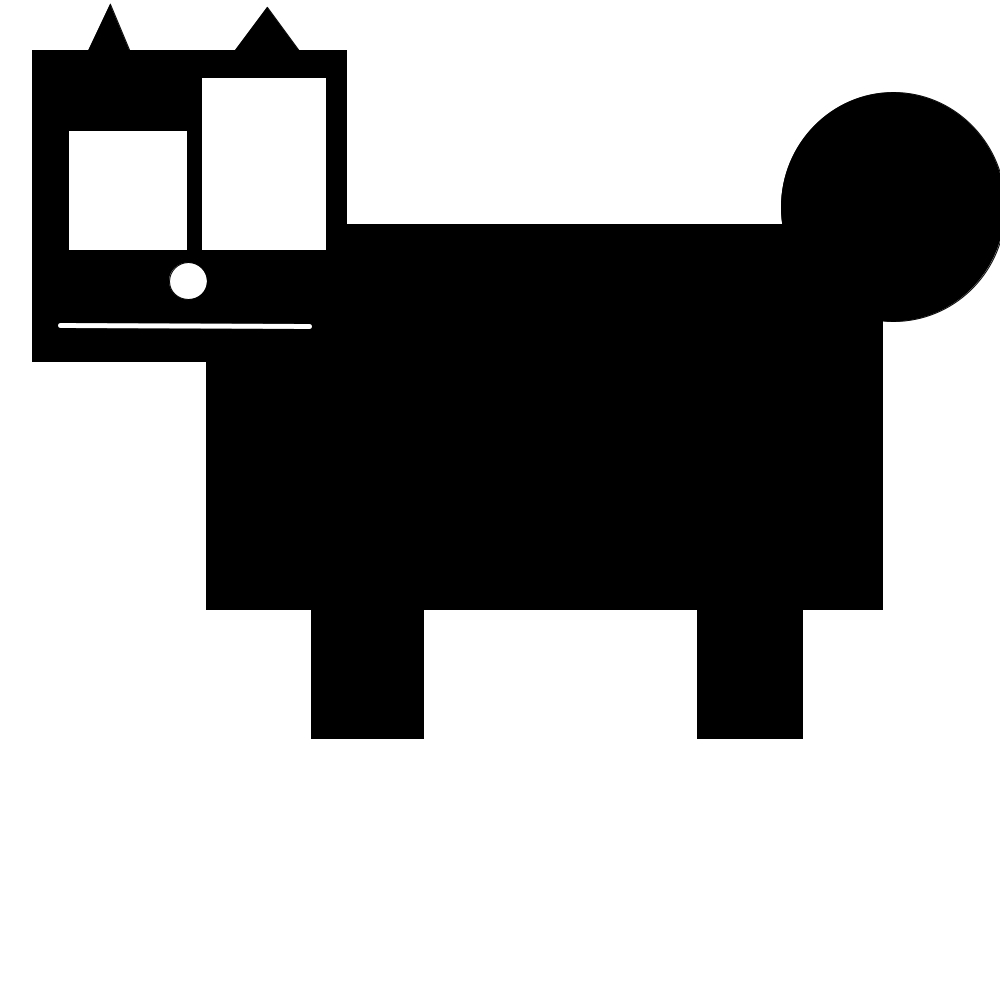
Frame 1 (no input)
Frame 60 (the mouse pressed at the canvas centre just before this capture): identical to frame 1, image omitted
Frame 120 (the mouse held since frame 60 and released just before this capture): identical to frame 1, image omitted

The Processing sketch that drew this single still picture (run headless with seeded random() and noise(); from frame 60 on, the mouse is pressed at the canvas centre):

// Processing sketch: Helton_P1
// ── Helton_P1.pde
//Tanner Helton
void setup() {
  //Set size and mode of rectangles
  size(1000, 1000);
  rectMode(CORNERS);
}
void draw() {
  stroke(0);
  strokeWeight(1);
  background(255);
  fill(0);
  triangle(84, 59, 110, 4, 133, 59);
  triangle(232, 54, 300, 52, 267, 7);
  rect(32, 50, 346, 361);
  rect(206, 224, 882, 609);
  fill(255);
  rect(68, 130, 187, 250);
  rect(326, 77, 201, 250);
  ellipse(188, 281, 38, 37);
  fill(0);
  rect(311, 338, 423, 738);  
  rect(697, 421, 802, 738);
  ellipse(893, 207, 224, 229);
  stroke(255);
  strokeWeight(5);
  line(309, 326, 60, 325);
}
